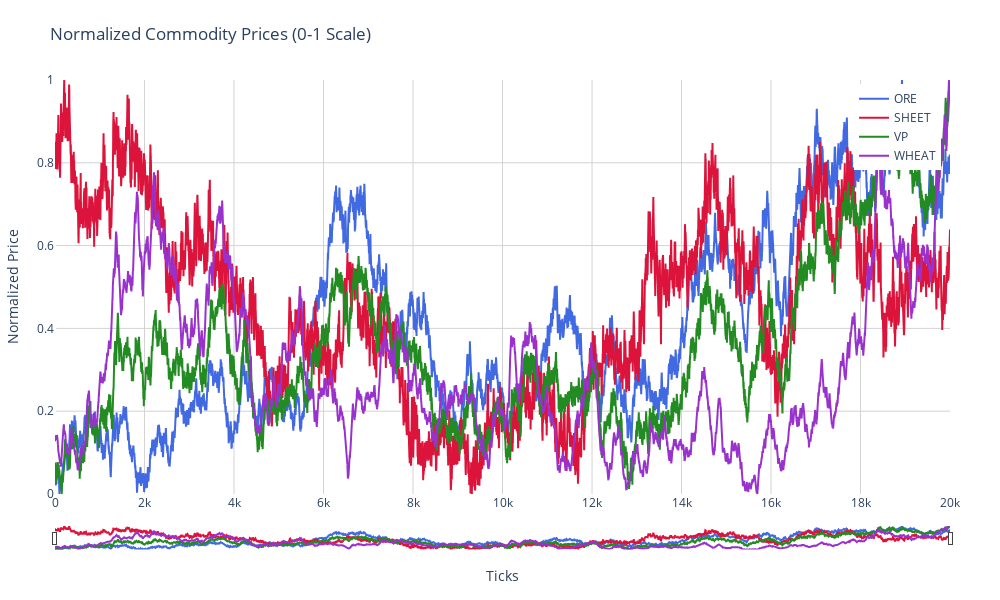

Notebook cell for this chart:
### Markdown cell above
higher is better because means spread less % of price on avg. Likely means that you can probably make money on everything except for sheep then??

### Code cell
import plotly.graph_objects as go
import numpy as np

# Create the figure
fig = go.Figure()

# Normalize function to scale between 0-1
def normalize(series):
    min_val = series.min()
    max_val = series.max()
    return (series - min_val) / (max_val - min_val)

# Normalize each dataset
ore_norm = normalize(ore['mid'])
sheet_norm = normalize(sheet['mid'])
vp_norm = normalize(vp['mid'])
wheat_norm = normalize(wheat['mid'])

# Add each commodity with normalized values
fig.add_trace(go.Scatter(
    x=np.arange(len(ore_norm)),
    y=ore_norm, 
    name='ORE', 
    line=dict(width=2, color='royalblue'),
    mode='lines'
))

fig.add_trace(go.Scatter(
    x=np.arange(len(sheet_norm)),
    y=sheet_norm, 
    name='SHEET', 
    line=dict(width=2, color='crimson'),
    mode='lines'
))

fig.add_trace(go.Scatter(
    x=np.arange(len(vp_norm)),
    y=vp_norm, 
    name='VP', 
    line=dict(width=2, color='forestgreen'),
    mode='lines'
))

fig.add_trace(go.Scatter(
    x=np.arange(len(wheat_norm)),
    y=wheat_norm, 
    name='WHEAT', 
    line=dict(width=2, color='darkorchid'),
    mode='lines'
))

# Update layout
fig.update_layout(
    title='Normalized Commodity Prices (0-1 Scale)',
    xaxis_title='Ticks',
    yaxis_title='Normalized Price',
    
    # Configure legend as checkboxes
    legend=dict(
        itemclick="toggle",
        itemdoubleclick="toggleothers",
        yanchor="top",
        y=0.99,
        xanchor="right",
        x=0.99
    ),
    
    # Configure x-axis
    xaxis=dict(
        type="linear",
        rangeslider=dict(visible=True, thickness=0.05),
        gridcolor='lightgray',
        showgrid=True
    ),
    
    # Configure y-axis with fixed range
    yaxis=dict(
        range=[0, 1],  # Fix y-axis range from 0 to 1
        gridcolor='lightgray',
        showgrid=True,
        zeroline=False
    ),
    
    # Improve overall appearance
    plot_bgcolor='white',
    margin=dict(l=50, r=50, t=80, b=50),
    height=600,
    width=1000,
    hovermode="x unified"
)

# Hover information showing both normalized and original values
fig.update_traces(
    hovertemplate='<b>%{fullData.name}</b><br>Normalized: %{y:.3f}<extra></extra>'
)

# Show the figure
fig.show()

### Figure 1 — Plotly figure (JSON) as saved in the notebook; plotly's stock layout.template omitted (floating-point values rounded to 4 significant figures; data arrays with more than 128 entries replaced by an {"elided": "..."} marker saying what was removed)
{"data": [{"hovertemplate": "<b>%{fullData.name}</b><br>Normalized: %{y:.3f}<extra></extra>", "line": {"color": "royalblue", "width": 2}, "mode": "lines", "name": "ORE", "type": "scatter", "x": {"elided": "20000 int values"}, "y": {"elided": "20000 float values"}}, {"hovertemplate": "<b>%{fullData.name}</b><br>Normalized: %{y:.3f}<extra></extra>", "line": {"color": "crimson", "width": 2}, "mode": "lines", "name": "SHEET", "type": "scatter", "x": {"elided": "20000 int values"}, "y": {"elided": "20000 float values"}}, {"hovertemplate": "<b>%{fullData.name}</b><br>Normalized: %{y:.3f}<extra></extra>", "line": {"color": "forestgreen", "width": 2}, "mode": "lines", "name": "VP", "type": "scatter", "x": {"elided": "20000 int values"}, "y": {"elided": "20000 float values"}}, {"hovertemplate": "<b>%{fullData.name}</b><br>Normalized: %{y:.3f}<extra></extra>", "line": {"color": "darkorchid", "width": 2}, "mode": "lines", "name": "WHEAT", "type": "scatter", "x": {"elided": "20000 int values"}, "y": {"elided": "20000 float values"}}], "layout": {"height": 600, "hovermode": "x unified", "legend": {"itemclick": "toggle", "itemdoubleclick": "toggleothers", "x": 0.99, "xanchor": "right", "y": 0.99, "yanchor": "top"}, "margin": {"b": 50, "l": 50, "r": 50, "t": 80}, "plot_bgcolor": "white", "title": {"text": "Normalized Commodity Prices (0-1 Scale)"}, "width": 1000, "xaxis": {"gridcolor": "lightgray", "rangeslider": {"thickness": 0.05, "visible": true}, "showgrid": true, "title": {"text": "Ticks"}, "type": "linear"}, "yaxis": {"gridcolor": "lightgray", "range": [0, 1], "showgrid": true, "title": {"text": "Normalized Price"}, "zeroline": false}}}
